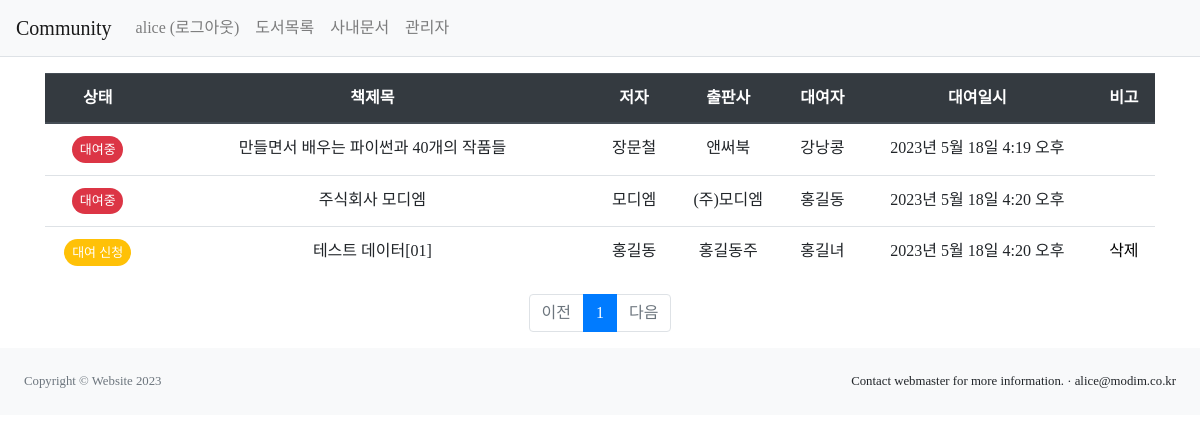
Screenshot of /community/book/listmng/ (signed in) with the database file from the repository.
### community/models.py (models this page shows, shortened)
class Borrow(models.Model):
    borrower = models.CharField(max_length=10)
    borrow_date = models.DateTimeField(auto_now_add=True)
    manager = models.ForeignKey(User, null=True, blank=True, on_delete=models.PROTECT, max_length=10)
    book = models.OneToOneField(Book, on_delete=models.RESTRICT)
    state = models.BooleanField(default=True)

class Book(models.Model):
    title = models.CharField(max_length=100)
    author = models.CharField(max_length=50)
    publisher = models.CharField(max_length=50)

### community/views.py (the view)
# urls.py: path('book/listmng/',views.book_listmng, name='book_listmng'),
@login_required(login_url='common:login')
@staff_member_required
def book_listmng(request):
    page = request.GET.get('page', '1') # 페이지
    Borrowlist = Borrow.objects.order_by('borrow_date')
    paginator = Paginator(Borrowlist, 10)
    page_obj = paginator.get_page(page)
    context = {'borrowlist': page_obj}
    return render(request, 'community/book_listmng.html', context)

### templates/community/book_listmng.html (shortened to what this page needs)
{% extends 'base.html' %}
{% block content %}
<section class="container my-3">
    <table class="table">
        <thead>
        <tr class="text-center thead-dark">
            <th>상태</th>
            <th style="width:40%">책제목</th>
            <th>저자</th>
            <th>출판사</th>
            <th>대여자</th>
            <th>대여일시</th>
            <th>비고</th>
        </tr>
        </thead>
        <tbody>
        {% if borrowlist %}
        {% for borrow in borrowlist %}
            {% if borrow.state %}
        <tr class="tr-mng-next text-center pointer mouseinout" value="check-out"
            data-uri="{% url 'community:book_listmng_sign' borrow.id%}">
            <td>
                <span class="badge rounded-pill bg-danger">대여중</span></td>
            {% else %}
        <tr class="tr-mng-next text-center pointer mouseinout" value="check-in"
            data-uri="{% url 'community:book_listmng_sign' borrow.id%}">
            <td>
                <span class="badge rounded-pill bg-warning">대여 신청</span></td>
            {% endif %}
            <td>{{ borrow.book.title }}</td>
            <td>{{ borrow.book.author }}</td>
            <td>{{ borrow.book.publisher }}</td>
            <td>{{ borrow.borrower }}</td>
            <td>{{ borrow.borrow_date }}</td>
            <td>
                <a href="#" class="tr-mng-delete" data-uri="{% url 'community:book_listmng_sign_del' borrow.id%}">
                    {% if not borrow.state %} 삭제
                    {% endif%}
                </a>
            </td>
        </tr>
        {% endfor %}
        {% else %}
        <tr>
            <td colspan="3">대여 리스트가 없습니다.</td>
        </tr>
        {% endif %}
        </tbody>
    </table>
    <ul class="pagination justify-content-center">
        {% if borrowlist.has_previous %}
        <li class="page-item">
            <a class="page-link" href="?page={{ borrowlist.previous_page_number }}">이전</a>
        </li>
        {% else %}
        <li class="page-item disabled">
            <a class="page-link" tabindex="-1" aria-disabled="true" href="#">이전</a>
        </li>
        {% endif %}
        {% for page_number in borrowlist.paginator.page_range %}
        {% if page_number >= borrowlist.number|add:-5 and page_number <= borrowlist.number|add:5 %}
            {% if page_number == borrowlist.number %}
            <li class="page-item active" aria-current="page">
                <a class="page-link"  href="?page={{ page_number }}"> {{ page_number }}</a>
            </li>
            {% else %}
            <li class="page-item">
                <a class="page-link" href="?page={{ page_number }}">{{ page_number }}</a>
            </li>
            {% endif %}
        {% endif %}
        {% endfor %}
        {% if borrowlist.has_next%}
        <li class="page-item">
            <a class="page-link" href="?page={{borrowlist.next_page_number}}">다음</a>
        </li>
        {% else %}
        <li class="page-item disabled">
            <a class="page-link" tabindex="-1" aria-disabled="true" href="#">다음</a>
        </li>
        {% endif %}
    </ul>
</section>
{% endblock %}

### templates/navbar.html (shortened to what this page needs)
<nav class="navbar navbar-expand-lg navbar-light bg-light border-bottom">
    <a class="navbar-brand" href="{% url 'index' %}">Community</a>
    <div class="collapse navbar-collapse flex-grow-0" id="navbarNav">
        <ul class="navbar-nav">
            <li class="nav-item">
                {% if user.is_authenticated %}
                <a class="nav-link" href="{% url 'common:logout' %}">
                    {{ user.username }} (로그아웃)
                </a>
                {% else %}
                <a class="nav-link" href="{% url 'common:login' %}">로그인</a>
                {% endif %}
            </li>
            <li>
                <a class="nav-link" href="{% url 'index' %}">도서목록</a>
            </li>
            <li>
                <a class="nav-link" href="#">사내문서</a>
            </li>
            {% if user.is_staff %}
            <li>
                <a class="nav-link" href="{% url 'community:book_listmng' %}">관리자</a>
            </li>
            {% endif %}
        </ul>
    </div>
</nav>

### static/style.css (style rules this page uses)
.badge { display: inline-block; padding: 0.52em 0.593em; font-size: 0.8125em; font-weight: 500; line-height: 1; color: #fff; text-align: center; white-space: nowrap; vertical-align: baseline; border-radius: 0.25rem; }
.pointer { cursor : pointer; }
a { color: black; }
body { font-family:NanumSquareNeo-Variable; }

### rows the page displays
Borrow: state "대여중", book "만들면서 배우는 파이썬과 40개의 작품들", book.author "장문철", book.publisher "앤써북", borrower "강낭콩", borrow_date "2023년 5월 18일 4:19 오후"
Borrow: state "대여중", book "주식회사 모디엠", book.author "모디엠", book.publisher "(주)모디엠", borrower "홍길동", borrow_date "2023년 5월 18일 4:20 오후"
Borrow: state "대여 신청", book "테스트 데이터[01]", book.author "홍길동", book.publisher "홍길동주", borrower "홍길녀", borrow_date "2023년 5월 18일 4:20 오후"

### other values shown
{{ user.username }} "alice"
{{ page_number }} "1"
